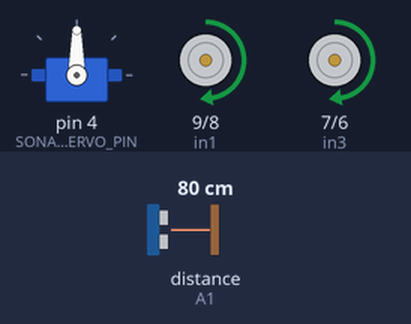
Recording of a sketch running on a simulated Arduino Uno, built with avr-gcc and run on an emulated ATmega328P. Shown: servo, motor-driver pin pairs drawn as motors (green arrow = first pin HIGH = forward, orange = second pin HIGH = backward, longer = more drive, scaled by the enable pin). The inputs (shaded band) are chosen by the test bench; at power-on: distance to the obstacle (sensor on A1) 80 cm. The echo pulse lasts 58.3 µs per cm; what the sketch prints to the serial monitor is not drawn.

Above: at 1.2 s.
1.3 s: distance to the obstacle (sensor on A1) set to 26 cm
3.3 s: distance to the obstacle (sensor on A1) set to 23 cm
At 3.9 s:
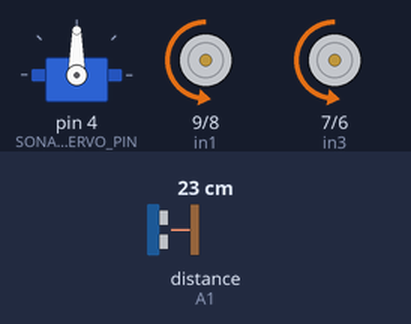
At 7.8 s:
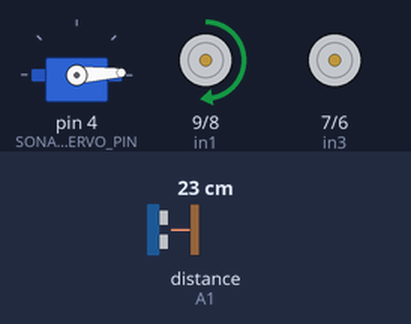
Timing chart, 0 to 12.3 s (numbered marks = the images above; inputs shaded):
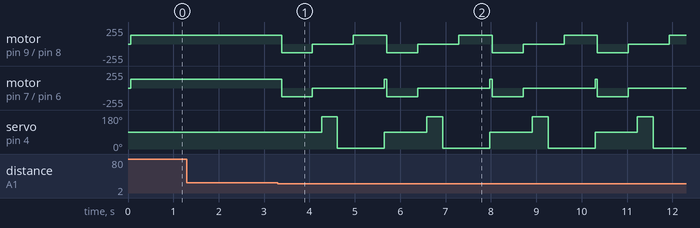

Measured:
- the behaviour switches between 25 and 24 cm on distance to the obstacle (sensor on A1) (found by bisection; images 0 and 1)
- after the input at 1.3 s, every drawn part: stays the same

The sketch:

smart_car_yt.ino
```cpp
// Armuino (GF) --- Smart Robot Car ---
// Playlist: https://www.youtube.com/playlist?list=PLRFnGJH1nJiJxoO0woBW6vl_8URTQPhfL
// Smart Robot Car: Part 6 - Obstacle Avoidance Prototype Program Test
// Video Demo: https://www.youtube.com/watch?v=_XRHTeurU34

#include <Servo.h>
#include <NewPing.h>

// Pins on the Arduino Sensor Shield v5.0
#define SONAR_SERVO_PIN 4
#define TRIGGER_PIN     A0
#define ECHO_PIN        A1

#define MAX_DISTANCE    200

NewPing sonar(TRIGGER_PIN, ECHO_PIN, MAX_DISTANCE);
Servo myServo;

// Motor A [Right Side]
const int enA = 10;
const int in1 = 9;
const int in2 = 8;
// Motor B [Left Side]
const int enB = 5;
const int in3 = 7;
const int in4 = 6;

const int triggerDistance = 25;

// Variables
unsigned int time;            // to store how long it takes for the ultrasonic wave to come back
int distance;                 // to store the distance calculated from the sensor
int fDistance;                // to store the distance in front of the robot
int lDistance;                // to store the distance on the left side of the robot
int rDistance;                // to store the distance on the right side of the robot


char dist[3];
char rot[3];
int rotation = 0;
String output = "";

void setup()
{
  Serial.begin(9600);
  Serial.println("===== Smart Car =====");
  pinMode (TRIGGER_PIN, OUTPUT);
  pinMode (ECHO_PIN, INPUT);
  myServo.attach(SONAR_SERVO_PIN);  // Attaches the Servo to the Servo Object

  // set all the motor control pins to outputs
  pinMode(enA, OUTPUT);
  pinMode(enB, OUTPUT);
  pinMode(in1, OUTPUT);
  pinMode(in2, OUTPUT);
  pinMode(in3, OUTPUT);
  pinMode(in4, OUTPUT);
}

void loop()
{
  scan(90);                                //Get the distance retrieved
  fDistance = distance;
  if(fDistance < triggerDistance){
    moveBackwards(128);
    delay(682);
    moveStop();
    scan(170);
    delay(300);
    rDistance = distance;
    scan(3);
    delay(300);
    lDistance = distance;
    if(lDistance < rDistance){
      moveRight(128);
      delay(682);
      moveForward(128);
    }
    else{
      moveLeft(128);
      delay(682);
      moveForward(128);
    }
  }
  else{
    moveForward(128);
  }
}

void scan(int deg)
{
  myServo.write(deg);
  delay(10);

  time = sonar.ping();
  distance = time / US_ROUNDTRIP_CM;
  delay(10);
  if(distance <= 0){
    distance = triggerDistance;
  }

  delay(30);
}

void moveForward(int speed)
{
  Serial.print("Start Move Fwd/");
  // turn on motor A
  digitalWrite(in1, HIGH);
  digitalWrite(in2, LOW);
  analogWrite(enA, 128);
  Serial.print("Move Fwd A: ");
  Serial.print(speed);
  Serial.print("mph/");

  // turn on motor B
  digitalWrite(in3, HIGH);
  digitalWrite(in4, LOW);
  analogWrite(enB, 128);
  Serial.print("Move Fwd B/");
  Serial.print(speed);
  Serial.print("mph/");
}

void moveBackwards(int speed)
{
  // turn on motor A
  digitalWrite(in1, LOW);
  digitalWrite(in2, HIGH);

  // turn on motor B
  digitalWrite(in3, LOW);
  digitalWrite(in4, HIGH);

  analogWrite(enA, speed);
  analogWrite(enB, speed);
}

void moveRight(int speed)
{
  // turn on motor A
  digitalWrite(in1, LOW);
  digitalWrite(in2, LOW);

  // turn off motor B
  digitalWrite(in3, HIGH);
  digitalWrite(in4, LOW);

  analogWrite(enA, speed);
  analogWrite(enB, speed);
}

void moveLeft(int speed)
{
  // turn on motor A
  digitalWrite(in1, HIGH);
  digitalWrite(in2, LOW);

  // turn off motor B
  digitalWrite(in3, LOW);
  digitalWrite(in4, LOW);

  analogWrite(enA, speed);
  analogWrite(enB, speed);
}

void moveStop()
{
  digitalWrite(in1, LOW);
  digitalWrite(in2, LOW);
  digitalWrite(in3, LOW);
  digitalWrite(in4, LOW);

  delay(200);
}
```
